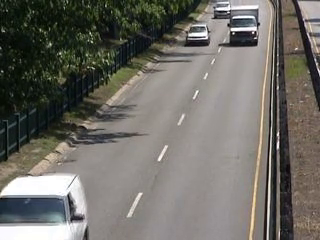
#> input picture frame 170 of VideoAnalysis_DavidOlivieri/Exercise_01/videos/highway_test.mp4, 320 x 240 px, given in place of race_car.mp4, which was not available
$ jupyter execute --allow-errors Class01_CV2_backgroundSubtraction.ipynb   (shell and % lines are left out)   (text cells are left out)
#> lines starting #> are read from the running program, lines starting #| are printed output that depends on the picture; after the words box and inside, x2 and y2 are one past the last pixel; in counts of white or black regions, pixels touching at a corner belong together; pictures that were not available may be replaced by others from this repository, and a replacement may not be noted
[cell 1]
## uncomment if needed (or install with Anaconda)
#!pip install opencv

[cell 2]
# import the library
import cv2
import matplotlib.pyplot as plt


source = './videos/race_car.mp4'  # source = 0 for webcam

cap = cv2.VideoCapture(source)

[cell 3]
if (cap.isOpened()== False):
  print("Error opening video stream or file")

[cell 4]
ret, frame = cap.read()
#> frame is the input picture: shape (240, 320, 3); mean B, G, R 101.9, 108.4, 110.7
plt.imshow(frame[...,::-1])
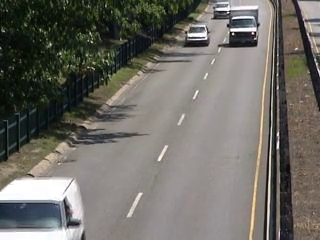
#> input picture frame 171 of VideoAnalysis_DavidOlivieri/Exercise_01/videos/highway_test.mp4, 320 x 240 px, given in place of race_car.mp4, which was not available
#> further down, frame is the input picture: shape (240, 320, 3); mean B, G, R 101.7, 108, 110.5

[cell 5]
from IPython.display import HTML
HTML("""
<video width=1024 controls src="./videos/race_car.mp4"></video>
""")

[cell 6]
## NOTE:  Anaconda/python build problems with codecs:
# https://www.swiftlane.com/blog/generating-mp4s-using-opencv-python-with-the-avc1-codec/

# Default resolutions of the frame are obtained.
# Convert the resolutions from float to integer.
frame_width = int(cap.get(3))
frame_height = int(cap.get(4))

# Define the codec and create VideoWriter object.
## Should work on some systems.
#fourcc = cv2.VideoWriter_fourcc(*'mp4v')

#out_avi = cv2.VideoWriter('race_car_out.avi',cv2.VideoWriter_fourcc('M','J','P','G'), 10, (frame_width,frame_height))
#out_mp4 = cv2.VideoWriter('race_car_out.mp4',cv2.VideoWriter_fourcc(*'XVID'), 10, (frame_width,frame_height))

[cell 7]
from IPython.display import HTML
HTML("""
<video controls src="./videos/highway_test.mp4"></video>
""")

#> (a cell that did not finish here is left out)

[cell 9]
# When everything done, release the VideoCapture and VideoWriter objects
cap.release()
#> (the rest of this cell did not finish here and is left out)

[cell 10]
# Python code for Background subtraction using OpenCV
import numpy as np
import cv2

cap = cv2.VideoCapture('./videos/vtest.avi')
fgbg = cv2.bgsegm.createBackgroundSubtractorMOG()

while(1):
    ret, frame = cap.read()

    fgmask = fgbg.apply(frame)
#> fgmask: shape (240, 320); every value is 0

    cv2.imshow('fgmask', fgmask)
    cv2.imshow('frame',frame )

    #  Press the ESC key to stop
    k = cv2.waitKey(30) & 0xff
#> (key Esc is pressed here)
    if k == 27:
        break


cap.release()
cv2.destroyAllWindows()

[cell 11]
import numpy as np
import cv2

cap = cv2.VideoCapture('./videos/vtest.avi')

fgbg = cv2.createBackgroundSubtractorMOG2()

while(1):
    ret, frame = cap.read()

    fgmask = fgbg.apply(frame)
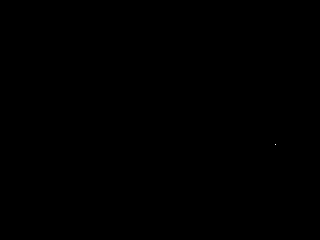
#> fgmask: shape (240, 320); values 127 (black) and 255 (white), 0% white in thin lines or dots, all inside (x1, y1, x2, y2) = (275, 144, 276, 145)

    cv2.imshow('frame',fgmask)
    k = cv2.waitKey(30) & 0xff
#> (key Esc is pressed here)
    if k == 27:
        break

cap.release()
cv2.destroyAllWindows()

[cell 12]
import numpy as np
import cv2

cap = cv2.VideoCapture('vtest.avi')

kernel = cv2.getStructuringElement(cv2.MORPH_ELLIPSE,(3,3))
#> (the rest of this cell did not finish here and is left out)

[cell 13]
import numpy as np
import cv2

cap = cv2.VideoCapture('./videos/vtest.avi')

# Create a background subtractor object using KNN
knn = cv2.createBackgroundSubtractorKNN()

while(1):
    ret, frame = cap.read()

    fgmask = knn.apply(frame)
#> fgmask: shape (240, 320); every value is 255

    cv2.imshow('frame',fgmask)
    k = cv2.waitKey(30) & 0xff
#> (key Esc is pressed here)
    if k == 27:
        break

cap.release()
cv2.destroyAllWindows()

$ run again, starting later in the video
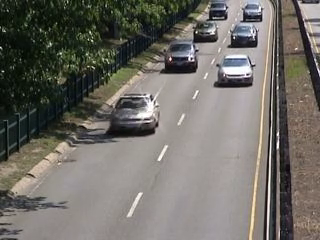
#> input picture frame 765 of VideoAnalysis_DavidOlivieri/Exercise_01/videos/highway_test.mp4, 320 x 240 px, given in place of race_car.mp4, which was not available
#> frame is the input picture: shape (240, 320, 3); mean B, G, R 102.6, 108.9, 112
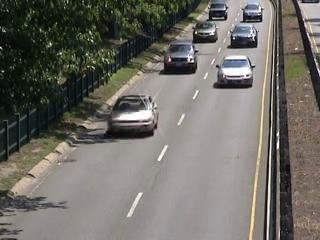
#> input picture frame 766 of VideoAnalysis_DavidOlivieri/Exercise_01/videos/highway_test.mp4, 320 x 240 px, given in place of race_car.mp4, which was not available
#> frame is the input picture: shape (240, 320, 3); mean B, G, R 102.2, 108.8, 111.7

$ run again, starting later in the video
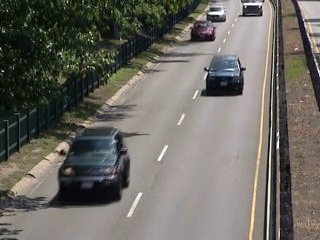
#> input picture frame 1360 of VideoAnalysis_DavidOlivieri/Exercise_01/videos/highway_test.mp4, 320 x 240 px, given in place of race_car.mp4, which was not available
#> frame is the input picture: shape (240, 320, 3); mean B, G, R 98.8, 105.2, 108
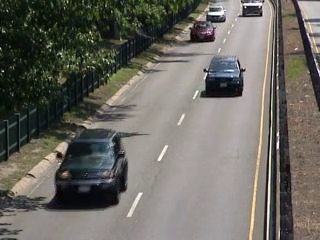
#> input picture frame 1361 of VideoAnalysis_DavidOlivieri/Exercise_01/videos/highway_test.mp4, 320 x 240 px, given in place of race_car.mp4, which was not available
#> frame is the input picture: shape (240, 320, 3); mean B, G, R 98.1, 104.8, 107.3
